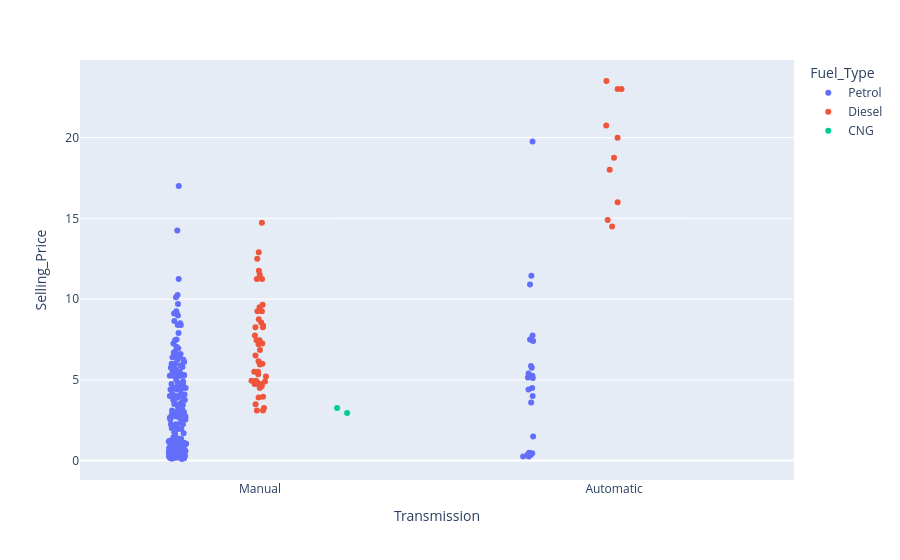

The notebook cell this image was saved under:
### Markdown cell above
### Selling Price vs. Transmission by Fuel Type

### Code cell
#Selling_Price_Vs_Transmission
#Colored_by_Fuel_Type

fig = px.strip(df_new, x='Transmission', y='Selling_Price', color='Fuel_Type')
fig.show()

### Figure 1 — Plotly figure (JSON) as saved in the notebook; plotly's stock layout.template omitted (floating-point values rounded to 4 significant figures; data arrays with more than 128 entries replaced by an {"elided": "..."} marker saying what was removed)
{"data": [{"alignmentgroup": "True", "boxpoints": "all", "fillcolor": "rgba(255,255,255,0)", "hoveron": "points", "hovertemplate": "Fuel_Type=Petrol<br>Transmission=%{x}<br>Selling_Price=%{y}<extra></extra>", "legendgroup": "Petrol", "line": {"color": "rgba(255,255,255,0)"}, "marker": {"color": "#636efa"}, "name": "Petrol", "offsetgroup": "Petrol", "orientation": "v", "pointpos": 0, "showlegend": true, "type": "box", "x": {"elided": "237 str values"}, "x0": " ", "xaxis": "x", "y": {"elided": "237 float values"}, "y0": " ", "yaxis": "y"}, {"alignmentgroup": "True", "boxpoints": "all", "fillcolor": "rgba(255,255,255,0)", "hoveron": "points", "hovertemplate": "Fuel_Type=Diesel<br>Transmission=%{x}<br>Selling_Price=%{y}<extra></extra>", "legendgroup": "Diesel", "line": {"color": "rgba(255,255,255,0)"}, "marker": {"color": "#EF553B"}, "name": "Diesel", "offsetgroup": "Diesel", "orientation": "v", "pointpos": 0, "showlegend": true, "type": "box", "x": ["Manual", "Manual", "Manual", "Manual", "Manual", "Manual", "Manual", "Manual", "Manual", "Manual", "Manual", "Manual", "Manual", "Manual", "Manual", "Automatic", "Automatic", "Automatic", "Automatic", "Automatic", "Automatic", "Automatic", "Manual", "Manual", "Manual", "Manual", "Manual", "Automatic", "Manual", "Manual", "Automatic", "Manual", "Manual", "Manual", "Automatic", "Manual", "Manual", "Manual", "Manual", "Manual", "Manual", "Manual", "Manual", "Manual", "Manual", "Manual", "Manual", "Manual", "Manual", "Manual", "Manual", "Manual", "Manual", "Manual", "Manual", "Manual"], "x0": " ", "xaxis": "x", "y": [4.75, 4.6, 9.25, 6.5, 8.75, 7.45, 6.85, 7.75, 7.25, 7.45, 3.1, 4.95, 6.0, 5.5, 5.5, 14.9, 23.0, 18.0, 16.0, 19.99, 18.75, 23.5, 4.75, 9.25, 3.95, 4.5, 4.9, 14.5, 14.73, 4.75, 23.0, 12.5, 3.49, 11.25, 20.75, 9.65, 3.25, 4.85, 11.75, 6.0, 8.25, 4.95, 3.1, 6.15, 3.9, 11.25, 5.35, 5.95, 5.2, 12.9, 7.2, 8.35, 8.25, 8.55, 9.5, 11.5], "y0": " ", "yaxis": "y"}, {"alignmentgroup": "True", "boxpoints": "all", "fillcolor": "rgba(255,255,255,0)", "hoveron": "points", "hovertemplate": "Fuel_Type=CNG<br>Transmission=%{x}<br>Selling_Price=%{y}<extra></extra>", "legendgroup": "CNG", "line": {"color": "rgba(255,255,255,0)"}, "marker": {"color": "#00cc96"}, "name": "CNG", "offsetgroup": "CNG", "orientation": "v", "pointpos": 0, "showlegend": true, "type": "box", "x": ["Manual", "Manual"], "x0": " ", "xaxis": "x", "y": [3.25, 2.95], "y0": " ", "yaxis": "y"}], "layout": {"boxmode": "group", "legend": {"title": {"text": "Fuel_Type"}, "tracegroupgap": 0}, "margin": {"t": 60}, "xaxis": {"anchor": "y", "domain": [0, 1], "title": {"text": "Transmission"}}, "yaxis": {"anchor": "x", "domain": [0, 1], "title": {"text": "Selling_Price"}}}}
